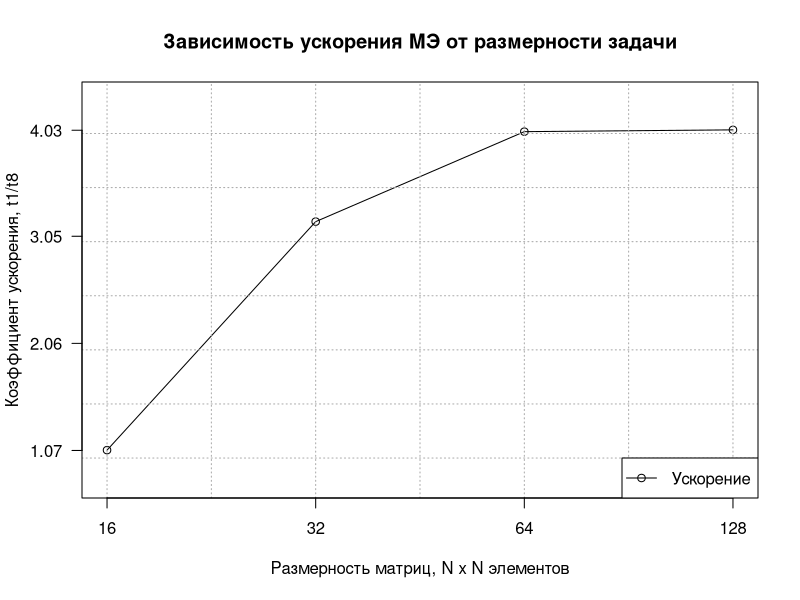

The R source for this figure:
sizes <- c( 16, 32, 64, 128 )
mul_acc <- c( 1.07313, 3.18533, 4.01695, 4.0335 )

png( filename = "~/Documents/study/diploma/Theory/Paper/Figures/MatSizeResult.png",
  height = 600,
  width = 800,
  bg = "white"
)

plot( mul_acc,
  type = "o",
  ylim = c( min( mul_acc ) - c( 0.3 ),
            max( mul_acc ) + c( 0.3 )
          ),
  axes = FALSE,
  ann = FALSE
)

grid( col = "darkgray" )

axis( 1,
  at = 1 : length( mul_acc ),
  lab = sizes
)

axis( 2,
  las = 1,
  at = round( seq( from = min( mul_acc ),
    to = max( mul_acc ),
    length.out = 4 ),
  2 )
)

box()

title( main = "Зависимость ускорения МЭ от размерности задачи" )
title( xlab = "Размерность матриц, N x N элементов" )
title( ylab = "Коэффициент ускорения, t1/t8" )

legend( "bottomright",
  max( mul_acc ),
  "Ускорение",
  pch = 21,
  lty = 1
)

dev.off()
